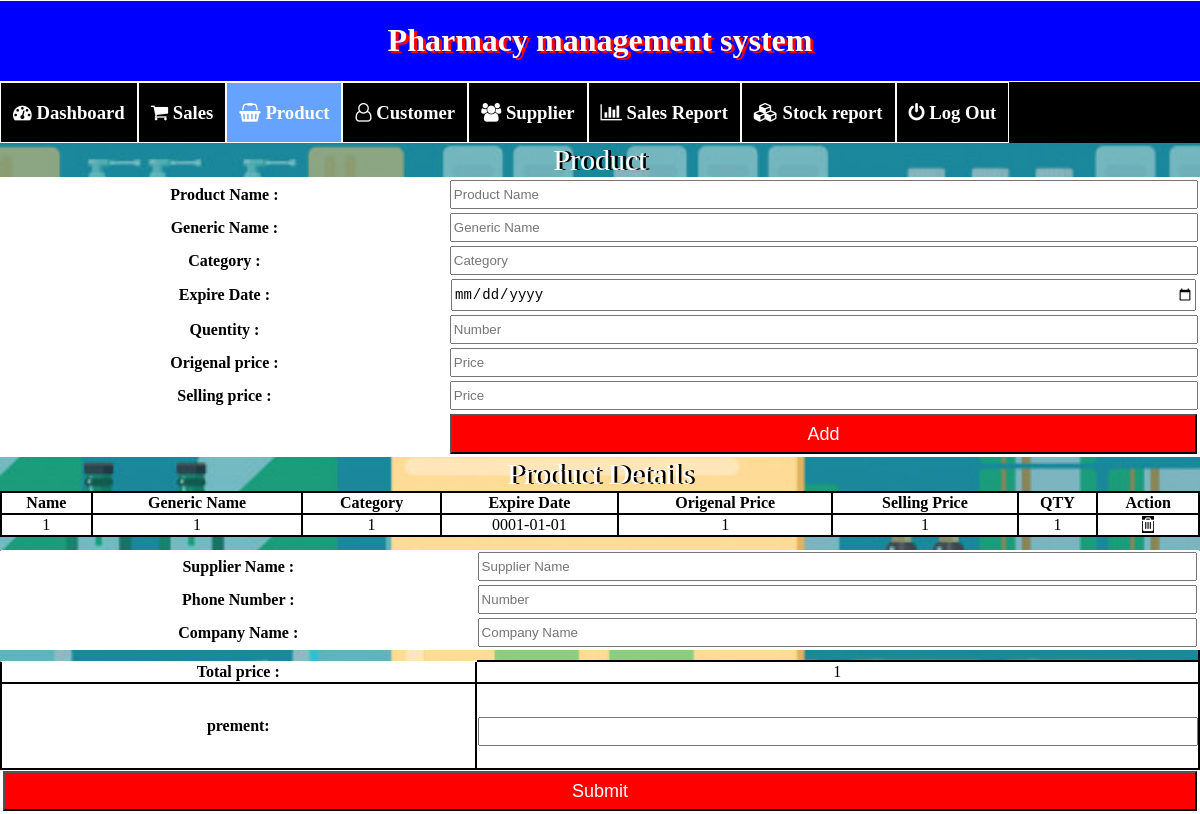
The app's page /Product.php with its own data.
### tables this page shows
CREATE TABLE `demo_product` (
  `product_name` varchar(50) NOT NULL,
  `generic_name` varchar(50) NOT NULL,
  `category` varchar(50) NOT NULL,
  `expire_date` varchar(50) NOT NULL,
  `qty` bigint(20) NOT NULL,
  `original_price` varchar(20) NOT NULL,
  `selling_price` varchar(20) NOT NULL
);

### Product.php (the view, shortened to what this page needs)
<!DOCTYPE html>
<html>
	<head>
		<link rel="stylesheet" href="mystylesheet.css">
		<link rel="stylesheet" href="https://cdnjs.cloudflare.com/ajax/libs/font-awesome/4.7.0/css/font-awesome.min.css">
	</head>
	<body>
		<div class="full-height">
			<div class="head" style="min-width:430px;">
				<h1 class="title_edit">Pharmacy management system</h1>
			</div>
			<div class="menu" style="min-width:430px;">
				<a href="dashboard.php" target=""><h3><i class="fa fa-dashboard text-green"></i> Dashboard </h3></a>
				<a href="sales.php" target=""><h3> <i class="fa fa-shopping-cart text-primary Sales"></i> Sales </h3></a>
				<a href="Product.php" target="" style="background:#66a3ff;"><h3><i class="fa fa-shopping-basket text-primary"></i> Product </h3>
				<a href="Customer.php" target=""><h3><i class="fa fa-user-o text-primary"></i> Customer </h3></a>
				<a href="Supplier.php" target=""><h3><i class="fa fa-users text-primary"></i> Supplier</h3></a>
				<a href="Sales_report.php" target=""><h3><i class="fa fa-bar-chart-o text-primary"></i> Sales Report</h3></a>
				<a href="Stock_report.php" target=""><h3><i class="fa fa-cubes"></i> Stock report</h3></a>
				<a href="index.php" target=""><h3><i class="fa fa-power-off"></i> Log Out</h3></a>
			</div>
			<div class="main_div_product">
			<form action="product.php" method="post" enctype="multipart/form-data">
				<table class="supplier_documant">
					<caption style="font-size:30px; color:white;text-shadow: 3px 0px black;">
						Product
					</caption>
					<tr>
						<th class="table_border_none">
							 Product Name :
						</th>
						<td class="table_border_none">
							<input type="text" placeholder="Product Name" name="name" class="sale_search_button" id="ProductName" style="width:99%;">
						</td>
					</tr>
					<tr>
						<th class="table_border_none">
							 Generic Name :
						</th>
						<td class="table_border_none">
							<input type="text" placeholder="Generic Name" name="GenericName" class="sale_search_button" id="GenericName" style="width:99%;">
						</td>
					</tr>
					<tr>
						<th class="table_border_none">
							 Category :
						</th>
						<td class="table_border_none">
							<input type="text" placeholder="Category" name="Category" class="sale_search_button" id="Category" style="width:99%;">
						</td>
					</tr>
					<tr>
						<th class="table_border_none">
							 Expire Date :
						</th>
						<td class="table_border_none">
							<input type="date" placeholder="Date" name="ExpireDate" class="sale_search_button" id="ExpireDate" style="width:99%;">
						</td>
					</tr>
					<tr>
						<th class="table_border_none">
							 Quentity :
						</th>
						<td class="table_border_none">
							<input type="number" placeholder="Number" name="qty" class="sale_search_button" id="qty" style="width:99%;">
						</td>
					</tr>
					<tr>
						<th class="table_border_none">
							Origenal price :
						</th>
						<td class="table_border_none">
							<input type="number" placeholder="Price" name="OrigenalPrice" class="sale_search_button" id="OrigenalPrice" style="width:99%;">
						</td>
					</tr>
					<tr>
						<th class="table_border_none">
							Selling price :
						</th>
						<td class="table_border_none">
							<input type="number" placeholder="Price" name="SellingPrice" class="sale_search_button" id="SellingPrice" style="width:99%;">
						</td>
					</tr>
					<tr>
						<th class="table_border_none">
						</th>
						<td class="table_border_none">
							<input type="submit" value="Add" name="add" class="sale_search_button" onclick="addFunction()">
						</td>
					</tr>
				</table>
			</form>
			</div>
			<div class="main_div_product">
				<form action="product.php" method="post" enctype="multipart/form-data">
				<table style="min-width:400px;" id="product_tables">
					<caption style="font-size:30px; color:white;text-shadow: 3px 0px black;">
						Product Details
					</caption>
					<tr>
						<th>Name</th>
						<th>Generic Name</th>
						<th>Category</th>
						<th>Expire Date</th>
						<th>Origenal Price</th>
						<th>Selling Price</th>
						<th>QTY</th>
						<th>Action</th>
					</tr>
					<?php
					include("database connection/ctn.php");
					$sql3="select * from demo_product";
					$result = mysqli_query($conn,$sql3);
					while($array=mysqli_fetch_array($result))
					{
					?>
						<tr>
							<td><?php echo $array['product_name']?></a></td>
							<td><?php echo $array['generic_name']; ?></td>
							<td><?php echo $array['category']; ?></td>
							<td><?php echo $array['expire_date']; ?></td>
							<td><?php echo $array['original_price']; ?></td>
							<td><?php echo $array['selling_price']; ?></td>
							<td><?php echo $array['qty']; ?></td>
							<td><a href="Product.php?id=<?php echo $array['product_name'] ?>" </a> <?php echo "<i class=\"fa fa-trash\" onclick=\"delete_f(this)\" style=\"cursor:pointer;\" onmouseenter=\"mouseEnter(this)\"onmouseleave=\"mouseLeave(this)\" name=\"delete\"></i> "; ?> </td>
						</tr>
					<?php
					}
					?>
				</table>
				<table style="min-width:400px;">
					<tr>
						<th class="table_transparent" style="border:2px solid transparent;"></th>
						<td class="table_transparent" style="border:2px solid transparent;"></td>
					</tr>
					<tr>
						<th class="table_border_none">
							 Supplier Name :
						</th>
						<td class="table_border_none">
							<input type="Search" placeholder="Supplier Name" name="SupplierName" class="sale_search_button" >
						</td>
					</tr>
					<tr>
						<th class="table_border_none">
							 Phone Number :
						</th>
						<td class="table_border_none">
							<input type="Search" placeholder="Number" name="Phone" class="sale_search_button" >
						</td>
					</tr>
					<tr>
						<th class="table_border_none">
							 Company Name :
						</th>
						<td class="table_border_none">
							<input type="Search" placeholder="Company Name" name="CompanyName" class="sale_search_button" >
						</td>
					</tr>
					<tr>
						<th class="table_transparent" style="border:2px solid transparent;"></th>
						<td class="table_transparent" ></td>
					</tr>
					<tr>
						<th>
							Total price :
						</th>
						<td>
						<?php
							$sql8="select * from demo_product";
							$result = mysqli_query($conn,$sql8);
							$sum=0;
							while($array=mysqli_fetch_array($result))
							{
								$sum += $array['original_price']*$array['qty'];
							}
							echo $sum;
						?>
						</td>
					</tr>
					<tr>
						<th>
							prement:
						</th>
						<td>
							<h1><input type="number"  name="Prement" class="sale_search_button" style="width:99%;"></h1>
						</td>
					</tr>
					<tr>
						<td colspan="2" class="table_border_none">
							<input type="submit" value="Submit" name="submit" class="sale_search_button" >
						</td>
					</tr>
				</table>
				</form>
			</div>
		</div>
	</body>
</html>

### mystylesheet.css (style rules this page uses)
html, body { height: 100%; margin: 0; }
.full-height { height: 100%; }
a:link, a:visited { background-color: black; color: white; text-align: center; text-decoration: none; }
.head { width:100%; height:auto; border-top:1px solid white; border-bottom:1px solid white; background:blue; color: white; min-width:200px; }
.menu { width:100%; height:auto; background:black; color: white; float:left; min-width:200px; }
.menu a { float:left; border:0px solid black; padding-left:1%; padding-right:1%; border:1px solid white; display:inline; }
.title_edit { text-shadow: 3px 2px red; text-align:center; }
h3 { text-align:center; }
table,th,td { border:2px solid black; border-collapse:collapse; }
th,td { text-align: center; background-color:white; }
table { width:100%; }
.table_border_none { border:2px solid white; border-collapse:collapse; }
.table_border_none input[type="search"] { min-width:170px; }
.sale_search_button { width:100%; padding-top:5px; padding-bottom:5px; }
.main_div_product { width:100%; height:auto;min-width:430px; float:left; }
.supplier_documant { width:100%; height:auto; margin:0 auto; min-width:430px; }
.table_transparent { background:transparent; padding:5px; }
input[type="number"] { width:90%; min-width:170px; }
input[type="date"] { font-size:14px; width:90%; min-width:170px; }
input[type="submit"] { outline: none; height: 40px; background:red; color:white; font-size: 18px; float:right; }

### Product.php (style rules this page uses)
body { background-image: url(image\\sell_pic_2.jpg); background-size: cover; }

### records on screen
demo_product: product_name "1", generic_name "1", category "1", expire_date "0001-01-01", original_price "1", selling_price "1", qty "1"

### other values on screen
$sum "1"
